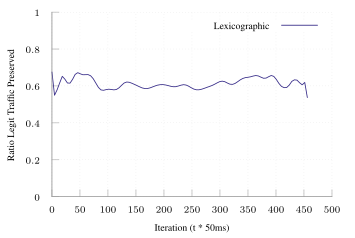

Reproduce this figure in gnuplot.
set terminal tikz standalone color size 9cm,6cm font '\scriptsize' preamble '\usepackage{microtype} \usepackage{times}'
set output "online-scale.tex"

load "parula.pal"

set style line 102 lc rgb '#a0a0a0' lt 1 lw 1
set border ls 102
set colorbox border 102
set key textcolor rgb "black"
set tics textcolor rgb "black"
set label textcolor rgb "black"

set border 3
set grid x y
set xtics nomirror
set ytics nomirror

#set key autotitle columnhead
set datafile separator ","

set xlabel "Iteration (t * 50ms)"
set ylabel "Ratio Legit Traffic Preserved"

set yrange [0.0:1.0]

plot '../results/online-scale-avg.csv' u 1:3 w lines smooth sbezier title "Lexicographic"
